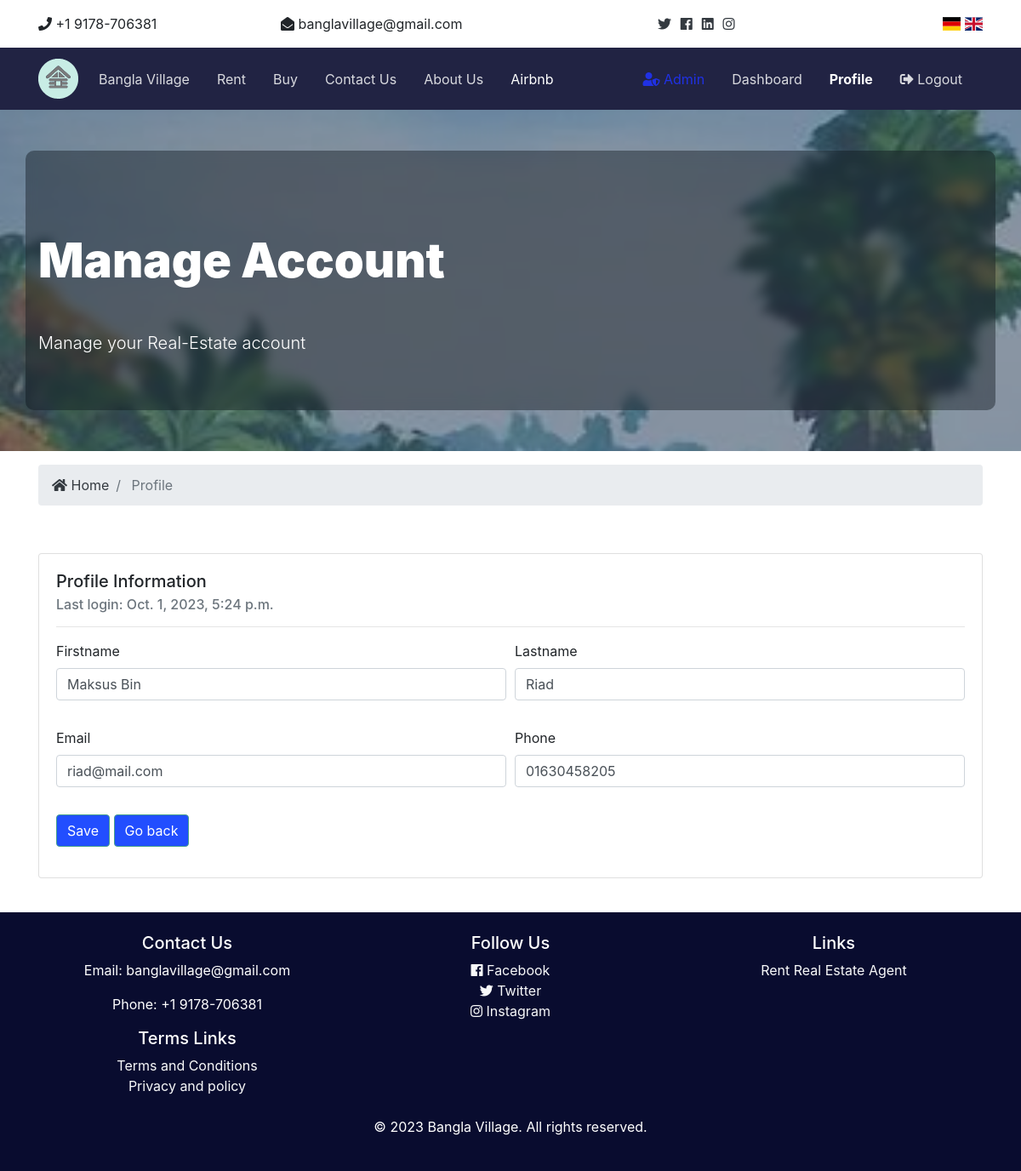
The page /en/accounts/profile/1 (signed in) on the database as committed earlier.
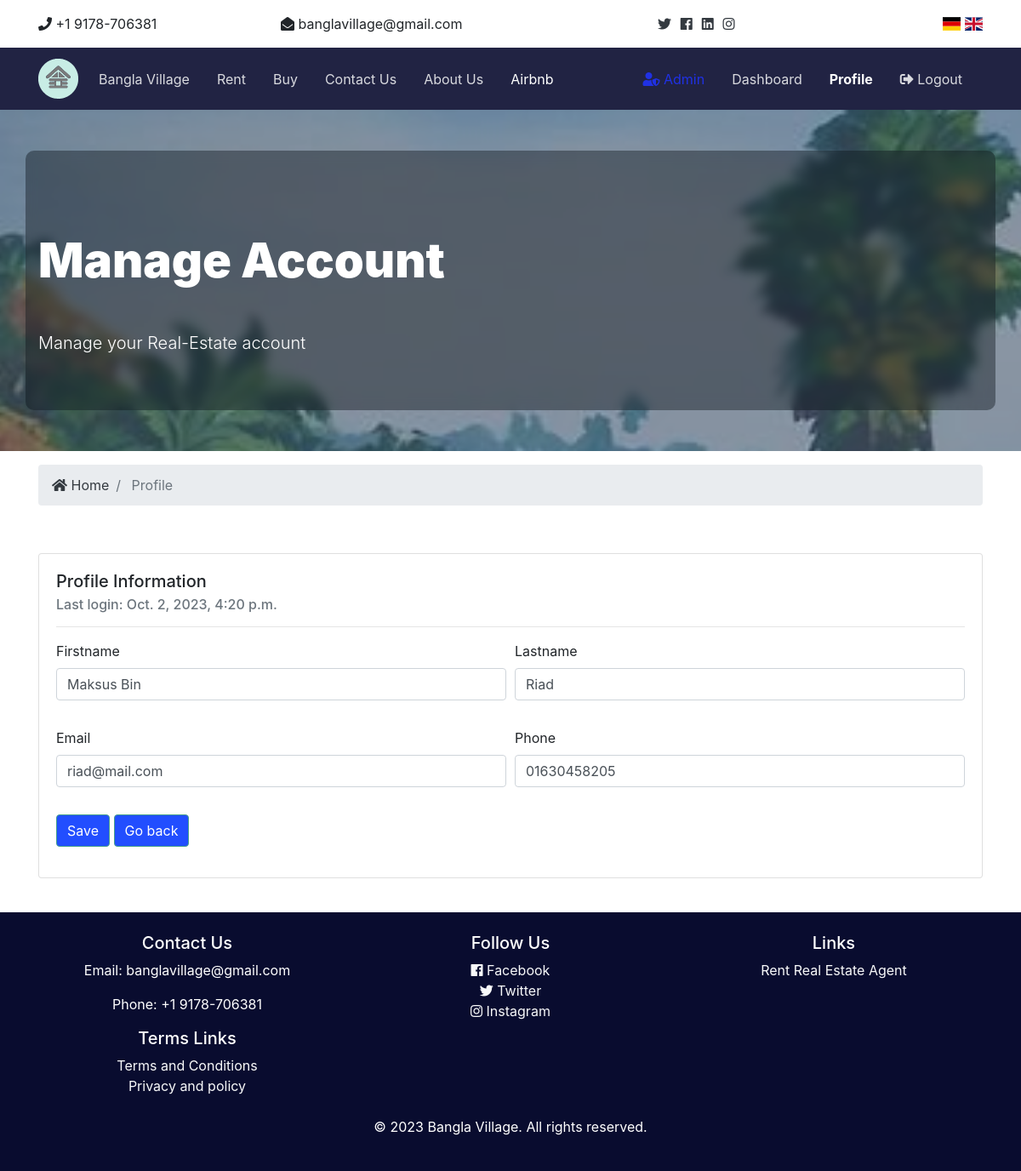
The same page on the database as committed later.
### accounts/models.py (models this page shows, shortened)
class CustomUser(AbstractUser):
    first_name = models.CharField(max_length=255, null=True,
                                  verbose_name=_("Firstname"))
    last_name = models.CharField(max_length=255, null=True,
                                 verbose_name=_("Lastname"))
    username = None
    phone = models.CharField(max_length=20, null=True,
                             verbose_name=_("Phone"))
    address = models.ForeignKey('core.Address', null=True, blank=True,
                                on_delete=models.DO_NOTHING,
                                verbose_name=_("Address"))
    email = models.EmailField(unique=True, verbose_name=_("Email"))
    USERNAME_FIELD = 'email'
    REQUIRED_FIELDS = []
    objects = CustomUserManager()
    def get_groups(self):
        return [group.name for group in self.groups.all()]
    get_groups.short_description = _("Groups")

### accounts/views.py (the view)
class ProfileUpdateView(SuccessMessageMixin, UpdateView):
    model = CustomUser
    form_class = ProfileUpdateForm
    template_name = 'accounts/profile.html'
    success_message = _("Profile updated successfully!")
    def get_context_data(self, **kwargs):
        context = super().get_context_data(**kwargs)
        context['profile'] = True
        context['title'] = _("Manage Account")
        context['subtitle'] = _("Manage your Real-Estate account")
        context['page_title'] = _("Impressum")
        context['page_description'] = _("Real estate manager."
                                        "This is our impressum page.")
        return context

### core/context_processor.py (called while the page is built)
def global_variables(request):
    return {
        'domain_name': 'Bangla Village',
        'domain': "",
    }

### templates/accounts/profile.html (shortened to what this page needs)
{% extends 'core/base.html' %}
{% load static %}
{% load crispy_forms_tags %}
{% block content %}
{% include 'core/partials/_showcase_section.html' %}
<section id="bc" class="mt-3">
  <div class="container">
    <nav aria-label="breadcrumb">
      <ol class="breadcrumb">
        <li class="breadcrumb-item">
          <a href="{% url 'index' %}">
            <i class="fas fa-home"></i> {{ _("Home") }}</a>
        </li>
        <li class="breadcrumb-item active"> {{ _("Profile") }}</li>
      </ol>
    </nav>
  </div>
</section>
<section id="dashboard" class="py-4">
  <div class="container">
    <div class="pb-3 pt-3">
      <div class="card">
        <div class="card-body">
          <h5 class="card-title">{{ _("Profile Information") }}</h5>
          <h6 class="card-subtitle mb-2 text-muted">{{ _("Last login") }}: {{ user.last_login }}</h6>
          <hr>
          <form method="POST">
            <div class="form-row">
              <div class="form-group col-md-6">
                <label>{{ form.first_name.label }}</label>
                <div>{{ form.first_name }}</div>
              </div>
              <div class="form-group col-md-6">
                <label>{{ form.last_name.label }}</label>
                <div>{{ form.last_name }}</div>
              </div>
            </div>
            <div class="form-row">
              <div class="form-group col-md-6">
                <label>{{ form.email.label }}</label>
                <div>{{ form.email }}</div>
              </div>
              <div class="form-group col-md-6">
                <label>{{ form.phone.label }}</label>
                <div>{{ form.phone }}</div>
              </div>
            </div>
            {% include 'core/partials/btn_save_back.html' %}
          </form>
        </div>
      </div>
    </div>
  </div>
</section>
{% endblock %}

### templates/core/base.html (shortened to what this page needs)
{% load static %}
<!DOCTYPE html>
<html lang="en">
  {% include 'core/partials/_header.html' %}
<body>
  <header>
  {% include 'core/partials/_topbar.html' %}
  {% include 'core/partials/_navbar.html' %}
  </header>
  <main>
    {% block content %} {% endblock %}
  </main>
  {% include 'core/partials/_footer.html' %}
</body>
</html>

### templates/core/partials/_header.html (shortened to what this page needs)
{% load static %}
<head>
    <link rel="stylesheet" href="{% static 'css/all.css' %}">
    <link rel="stylesheet" href="{% static 'css/bootstrap.css' %}">
    <link rel="stylesheet" href="{% static 'css/style.css' %}">
    <link rel="stylesheet" href="{% static 'css/lightbox.min.css' %}">
    <link rel="stylesheet" type="text/css" href="{% static 'css/django-translation-flags.min.css' %}">
</head>

### templates/core/partials/_topbar.html (shortened to what this page needs)
{% load static %}
{% load i18n %}
{% get_available_languages as LANGUAGES %}
{% get_language_info_list for LANGUAGES as languages %}
<section id="top-bar" class="p-3">
  <div class="container">
    <div class="row">
      <div class="col-md-3">
        <i class="fas fa-phone"></i> +1 9178-706381
      </div>
      <div class="col-md-3">
        <i class="fas fa-envelope-open"></i> banglavillage@gmail.com
      </div>
      <div class="col-md-3">
        <div class="social text-right">
          <a href="#">
            <i class="fab fa-twitter"></i>
          </a>
          <a href="#">
            <i class="fab fa-facebook"></i>
          </a>
          <a href="#">
            <i class="fab fa-linkedin"></i>
          </a>
          <a href="#">
            <i class="fab fa-instagram"></i>
          </a>
        </div>
      </div>
      <div class="col-md-3">
        <div class="text-right">
          {% for language in languages %}
          <a href="#{{ language.code }}" onclick="set_language('{{ language.code }}')" {% if classes.a_class != '' %}
            class="{{ classes.a_class }}" {% endif %} title="{{ language.name_local }}">
            <span class="flag-icon flag-icon-{{ language.code }} {{ icon_class }}"></span>
          </a>
          {% endfor %}
        </div>
      </div>
    </div>
  </div>
</section>

### templates/core/partials/_navbar.html (shortened to what this page needs)
{% load static %}
<nav class="navbar navbar-expand-lg navbar-dark bg-primary sticky-top">
    <div class="container">
      <a class="navbar-brand" href="{% url 'index' %}">
        <img src="{% static 'img/logo/logo.svg' %}" class="logo" alt="">
      </a>
      <div class="collapse navbar-collapse" id="navbarNavAltMarkup">
        <ul class="navbar-nav">
          <li
            {% if index %}
              class="nav-item active mr-3"
            {% else %}
              class="nav-item mr-3"
            {% endif %}
          >
            <a class="nav-link" href="{% url 'index' %}">
            {{ _("Bangla Village") }}
          </a>
          </li>
          <li
            {% if 'listings' in request.path %}
              class="nav-item active mr-3"
            {% else %}
              class="nav-item mr-3"
            {% endif %}
          >
            <a class="nav-link" href="{% url 'listings' %}">
              {{ _("Rent") }}
            </a>
          </li>
          <li
          {% if 'listings' in request.path %}
            class="nav-item active mr-3"
          {% else %}
            class="nav-item mr-3"
          {% endif %}
        >
          <a class="nav-link" href="{% url 'listings' %}">
            {{ _("Buy") }}
          </a>
        </li>
          <li
            {% if 'contact' in request.path %}
              class="nav-item active mr-3"
            {% else %}
              class="nav-item mr-3"
            {% endif %}
          >
            <a class="nav-link" href="{% url 'contact' %}">
              {{ _("Contact Us") }}
            </a>
          </li>
          <li
            {% if 'about' in request.path %}
              class="nav-item active mr-3"
            {% else %}
              class="nav-item mr-3"
            {% endif %}
          >
            <a class="nav-link" href="{% url 'about' %}">
              {{ _("About Us") }}
            </a>
          </li>
          <li
          {% if '' in request.path %}
            class="nav-item active mr-3"
          {% else %}
            class="nav-item mr-3"
          {% endif %}
        >
          <a class="nav-link" href="">
            {{ _("Airbnb") }}
          </a>
        </li>
        </ul>
        <ul class="navbar-nav ml-auto">
          {% if user.is_authenticated %}
          {% if user.is_staff %}
          <li class="nav-item mr-3 text-left">
            <a href="{% url 'admin:index' %}" class="nav-link text-secondary" target='_blank'>
              <i class="fas fa-user-shield"></i> {{ _("Admin") }}
            </a>
          </li>
          {% endif %}
            <li
            {% if 'dashboard' in request.path %}
              class="nav-item active mr-3"
            {% else %}
              class="nav-item mr-3"
            {% endif %}
            >
              <a class="nav-link" href="{% url 'dashboard' %}">
                {{ _("Dashboard") }}</a>
            </li>
            <li
            {% if 'profile' in request.path %}
              class="nav-item active mr-3 font-weight-bold"
            {% else %}
              class="nav-item mr-3"
            {% endif %}
            >
              <a class="nav-link" href="{% url 'profile' user.id %}">
                {{ _("Profile") }}</a>
            </li>
            <li class="nav-item mr-3">
              <a href="javascript:{document.getElementById('logout').submit()}" class="nav-link">
                <i class="fas fa-sign-out-alt"></i> {{ _("Logout") }}
              </a>
            </li>
          {% endif %}
        </ul>
      </div>
    </div>
  </nav>

### templates/core/partials/_showcase_section.html
{% load static %}
<section id="showcase-inner" class="py-5 showcase-text">
    <div class="container bg-blur">
      <div class="row">
        <div class="col-md-12 my-5">
          <h1 class="display-4 my-5 showcase-text">
            {{ title }}
          </h1>
          <p class="lead">
            {{ subtitle }}
          </p>
        </div>
      </div>
    </div>
  </section>

### templates/core/partials/btn_save_back.html
<div class="form-group">
    <button class="btn btn-secondary" type="submit">{{ _("Save") }}</button>
    <button type="button" class="btn btn-outline-secondary" onclick="history.back()">{{ _("Go back") }}</button>
</div>

### templates/core/partials/_footer.html
<footer id="main-footer" class="py-4 bg-primary text-white text-center footer">
        <div class="container text-center">
            <div class="row">
                <div class="col-md-4">
                    <h5>Contact Us</h5>
                    <p>Email: banglavillage@gmail.com</p>
                    <p>Phone: +1 9178-706381</p>
                </div>
                <div class="col-md-4">
                    <h5>Follow Us</h5>
                    <a href="#" class="text-light"><i class="fab fa-facebook"></i> Facebook</a><br>
                    <a href="#" class="text-light"><i class="fab fa-twitter"></i> Twitter</a><br>
                    <a href="#" class="text-light"><i class="fab fa-instagram"></i> Instagram</a>
                </div>
                <div class="col-md-4">
                    <h5>Links</h5>
                    <a href="#" class="text-light">Rent</a>
                    <a href="#" class="text-light">Real Estate Agent</a><br>
                </div>
                <div class="col-md-4">
                    <h5>Terms Links</h5>
                    <a href="#" class="text-light">Terms and Conditions</a><br>
                    <a href="#" class="text-light">Privacy and policy</a><br>
                </div>
            </div>
            <div class="row mt-4">
                <div class="col-md-12">
                    <p>&copy; 2023 Bangla Village. All rights reserved.</p>
                </div>
            </div>
        </div>
    </footer>

### project/static/css/all.css (style rules this page uses)
.fa, .fas, .far, .fal, .fab { -moz-osx-font-smoothing: grayscale; -webkit-font-smoothing: antialiased; display: inline-block; font-style: normal; font-variant: normal; text-rendering: auto; line-height: 1; }
.fa-envelope-open:before { content: "\f2b6"; }
.fa-facebook:before { content: "\f09a"; }
.fa-home:before { content: "\f015"; }
.fa-instagram:before { content: "\f16d"; }
.fa-linkedin:before { content: "\f08c"; }
.fa-phone:before { content: "\f095"; }
.fa-sign-out-alt:before { content: "\f2f5"; }
.fa-twitter:before { content: "\f099"; }
.fa-user-shield:before { content: "\f505"; }
.fab { font-family: 'Font Awesome 5 Brands'; }
.fa, .fas { font-family: 'Font Awesome 5 Free'; font-weight: 900; }

### project/static/css/style.css (style rules this page uses)
.btn-secondary { color: #fff !important; }
img { width: 100%; color: #09b48f; }
.logo { width: 47px; }
.navbar { opacity: 0.9; }
.social a { margin-right: 0.4rem; }
#showcase-inner { background: url('../img/bg3.jpeg'); background-repeat: no-repeat; background-size: cover; background-attachment: fixed; background-position: top center; position: relative; overflow: hidden; min-height: 200px; }
#showcase-inner::before { content: ''; position: absolute; top: 0; left: 0; min-height: 100%; width: 100%; background: #3d50757c; }
.footer { bottom: 0; width: 100%; }
.form-control::placeholder { color: #acb5bd; opacity: 1; }
*, *:before, *:after { box-sizing: border-box; }
.bg-primary { background-color: #090c2f !important; }
.bg-blur { background-color: #0c121a69 !important; backdrop-filter: blur(6px); border-radius: 10px; }
.showcase-text { font-weight: 900; color: white; text-align: left; }

Rows that differ between the two databases and show on the page:
changed CustomUser "Maksus Bin": last_login "Oct. 1, 2023, 5:24 p.m." → "Oct. 2, 2023, 4:20 p.m."
